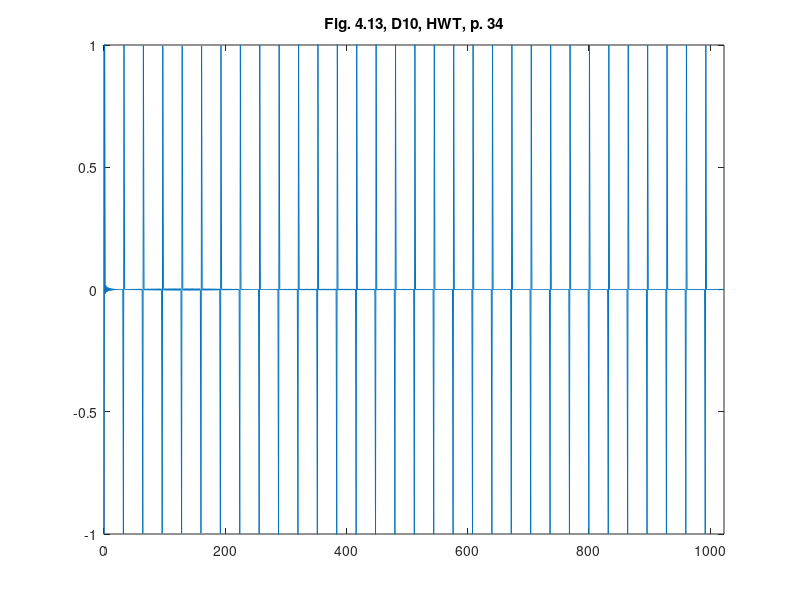

MATLAB code for this plot:
%% ========================================================================
%% Programmatic octave notes on "Ripples in Mathematics" by A. Jensen
%% and A. la Cour-Harbo written with a deep gratitude to the authors for
%% this wonderful text. 
%% 
%% Reconstruction of graphs in Figure 4.13, top, p.34, Ch 04, D10, HWT
%%
%% Author: Vladimir Kulyukin
%% 
%% NB: I have tested this code in Octave 4.
%% =========================================================================
t = [0:1023];

y_fig_4_13_d10_p34 = [
-1.0677644712457557
1.0677644712457557
-0.0171104220699837
0.0171104220699837
-0.010918803546210554
0.010918803546210554
-0.007882633815011753
0.007882633815011753
-0.005991466553377789
0.005991466553377789
-0.004668472522507572
0.004668472522507572
-0.0036762714026907783
0.0036762714026907783
-0.00289666555023238
0.00289666555023238
-0.002263249507677423
0.002263249507677423
-0.0017354437423712232
0.0017354437423712232
-0.0012868606209172073
0.0012868606209172073
-8.994989753032812E-4
8.994989753032812E-4
-5.606018144220792E-4
5.606018144220792E-4
-2.608435361700634E-4
2.608435361700634E-4
6.771087951329413E-6
-6.771087951329413E-6
2.4760462694428664E-4
-2.4760462694428664E-4
-0.9995341548166613
0.9995341548166613
6.648165773885939E-4
-6.648165773885939E-4
8.471939134861994E-4
-8.471939134861994E-4
0.0010151568561677093
-0.0010151568561677093
0.0011705008302963504
-0.0011705008302963504
0.001314719147998189
-0.001314719147998189
0.0014490646375974192
-0.0014490646375974192
0.0015745965572996345
-0.0015745965572996345
0.0016922167718959047
-0.0016922167718959047
0.0018026979791178066
-0.0018026979791178066
0.001906705969732636
-0.001906705969732636
0.002004817355230726
-0.002004817355230726
0.0020975338135461596
-0.0020975338135461596
0.002185293632032681
-0.002185293632032681
0.0022684811324580334
-0.0022684811324580334
0.0023474344215369536
-0.0023474344215369536
-0.9975775481932403
0.9975775481932403
0.002493797140188714
-0.002493797140188714
0.002561704295058864
-0.002561704295058864
0.0026263809362054857
-0.0026263809362054857
0.002688011711864613
-0.002688011711864613
0.002746760968593498
-0.002746760968593498
0.0028027750710239996
-0.0028027750710239996
0.002856184392496019
-0.002856184392496019
0.0029071050302709738
-0.0029071050302709738
0.0029556402892430556
-0.0029556402892430556
0.003001881970263909
-0.003001881970263909
0.0030459114929325404
-0.0030459114929325404
0.003087800877654978
-0.003087800877654978
0.003127613607682378
-0.003127613607682378
0.003165405388500353
-0.003165405388500353
0.0032012248192130888
-0.0032012248192130888
-0.9967648860116792
0.9967648860116792
0.003267109004430835
-0.003267109004430835
0.0032972404709150083
-0.0032972404709150083
0.003325533912239498
-0.003325533912239498
0.0033520101586302364
-0.0033520101586302364
0.0033766856948430624
-0.0033766856948430624
0.003399572978049603
-0.003399572978049603
0.0034206807292238017
-0.0034206807292238017
0.003440014201868124
-0.003440014201868124
0.0034575754314668528
-0.0034575754314668528
0.003473363468659951
-0.003473363468659951
0.003487374598798665
-0.003487374598798665
0.0034996025502572192
-0.0034996025502572192
0.0035100386936193773
-0.0035100386936193773
0.003518672233648934
-0.003518672233648934
0.0035254903957527835
-0.0035254903957527835
-0.9964695213915149
0.9964695213915149
0.0035336206834764017
-0.0035336206834764017
0.0035348989940429676
-0.0035348989940429676
0.0035342946535993347
-0.0035342946535993347
0.00353178769487622
-0.00353178769487622
0.0035273572508336963
-0.0035273572508336963
0.0035209817380502106
-0.0035209817380502106
0.0035126390432606847
-0.0035126390432606847
0.0035023067136058794
-0.0035023067136058794
0.0034899621510546264
-0.0034899621510546264
0.003475582811345246
-0.003475582811345246
0.0034591464076833556
-0.0034591464076833556
0.003440631119318027
-0.003440631119318027
0.003420015804999954
-0.003420015804999954
0.0033972802211987563
-0.0033972802211987563
0.0033724052448362296
-0.0033724052448362296
-0.9966546268998489
0.9966546268998489
0.0033161675891875964
-0.0033161675891875964
0.003284774325252038
-0.003284774325252038
0.0032511809685449866
-0.0032511809685449866
0.0032153774630386545
-0.0032153774630386545
0.0031773562735199212
-0.0031773562735199212
0.003137112621587307
-0.003137112621587307
0.00309464471924617
-0.00309464471924617
0.0030499539986271196
-0.0030499539986271196
0.0030030453362140386
-0.0030030453362140386
0.002953927269872314
-0.002953927269872314
0.0029026122068539356
-0.0029026122068539356
0.002849116620880582
-0.002849116620880582
0.002793461236339181
-0.002793461236339181
0.002735671197571163
-0.002735671197571163
0.002675776221226861
-0.002675776221226861
-0.9973861892703489
0.9973861892703489
0.0025498139633005623
-0.0025498139633005623
0.0024838300702583888
-0.0024838300702583888
0.002415908171004885
-0.002415908171004885
0.0023461023967189104
-0.0023461023967189104
0.0022744718995614047
-0.0022744718995614047
0.0022010808335661547
-0.0022010808335661547
0.0021259983049938466
-0.0021259983049938466
0.0020492982912605207
-0.0020492982912605207
0.0019710595278237125
-0.0019710595278237125
0.0018913653627236696
-0.0018913653627236696
0.0018103035787945807
-0.0018103035787945807
0.0017279661839120566
-0.0017279661839120566
0.0016444491699839426
-0.0016444491699839426
0.0015598522417653166
-0.0015598522417653166
0.0014742785169237736
-0.0014742785169237736
-0.9986121658008601
0.9986121658008601
0.0013006282263625414
-0.0013006282263625414
0.0012127718966623013
-0.0012127718966623013
0.0011243784744090525
-0.0011243784744090525
0.0010355627797746635
-0.0010355627797746635
9.464407647705903E-4
-9.464407647705903E-4
8.571290792268819E-4
-8.571290792268819E-4
7.677446302409383E-4
-7.677446302409383E-4
6.784041387300609E-4
-6.784041387300609E-4
5.892236967406225E-4
-5.892236967406225E-4
5.003183291697995E-4
-5.003183291697995E-4
4.118015634822325E-4
-4.118015634822325E-4
3.237850108950076E-4
-3.237850108950076E-4
2.3637796233815487E-4
-2.3637796233815487E-4
1.4968700230308084E-4
-1.4968700230308084E-4
6.38156434360076E-5
-6.38156434360076E-5
-1.0000211360155369
1.0000211360155369
-1.0507160627659242E-4
1.0507160627659242E-4
-1.8789877974359503E-4
1.8789877974359503E-4
-2.6952946595821116E-4
2.6952946595821116E-4
-3.4988010336557966E-4
3.4988010336557966E-4
-4.2887183692162005E-4
4.2887183692162005E-4
-5.064306843807209E-4
5.064306843807209E-4
-5.824876706097219E-4
5.824876706097219E-4
-6.569789300910215E-4
6.569789300910215E-4
-7.298457780988022E-4
7.298457780988022E-4
-8.01034751320406E-4
8.01034751320406E-4
-8.704976189748987E-4
8.704976189748987E-4
-9.381913657085967E-4
9.381913657085967E-4
-0.001004078147770494
0.001004078147770494
-0.0010681252241345508
0.0010681252241345508
-0.001130304864394336
0.001130304864394336
-1.001190594235358
1.001190594235358
-0.0012489752683597331
0.0012489752683597331
-0.00130543450935083
0.00130543450935083
-0.0013599629538549457
0.0013599629538549457
-0.0014125558688759185
0.0014125558688759185
-0.0014632126038021664
0.0014632126038021664
-0.0015119363923207438
0.0015119363923207438
-0.0015587341472662816
0.0015587341472662816
-0.0016036162502569493
0.0016036162502569493
-0.0016465963378681642
0.0016465963378681642
-0.0016876910859751904
0.0016876910859751904
-0.001726919993796906
0.001726919993796906
-0.0017643051690265713
0.0017643051690265713
-0.0017998711153276448
0.0017998711153276448
-0.0018336445233294583
0.0018336445233294583
-0.0018656540661423499
0.0018656540661423499
-1.0018959302002701
1.0018959302002701
-0.0019245049726910463
0.0019245049726910463
-0.0019514118347486453
0.0019514118347486453
-0.0019766854633860437
0.0019766854633860437
-0.002000361590151725
0.002000361590151725
-0.0020224768383046987
0.0020224768383046987
-0.002043068568246223
0.002043068568246223
-0.0020621747314485267
0.0020621747314485267
-0.002079833732931524
0.002079833732931524
-0.002096084302306969
0.002096084302306969
-0.0021109653733365763
0.0021109653733365763
-0.002124515971880833
0.002124515971880833
-0.0021367751120895534
0.0021367751120895534
-0.0021477817006394367
0.0021477817006394367
-0.002157574448773264
0.002157574448773264
-0.0021661917918925078
0.0021661917918925078
-1.0021736718164123
1.0021736718164123
-0.0021800521935791406
0.0021800521935791406
-0.00218537011993275
0.00218537011993275
-0.002189662264094283
0.002189662264094283
-0.00219296471954189
0.00219296471954189
-0.0021953129630465362
0.0021953129630465362
-0.0021967418184324905
0.0021967418184324905
-0.002197285425335982
0.002197285425335982
-0.002196977212635315
0.002196977212635315
-0.0021958498762348344
0.0021958498762348344
-0.0021939353608952383
0.0021939353608952383
-0.0021912648458115025
0.0021912648458115025
-0.002187868733647208
0.002187868733647208
-0.002183776642751878
0.002183776642751878
-0.0021790174022895403
0.0021790174022895403
-0.0021736190500372676
0.0021736190500372676
-1.0021676088326033
1.0021676088326033
-0.0021610132078388744
0.0021610132078388744
-0.0021538578492404648
0.0021538578492404648
-0.0021461676521234985
0.0021461676521234985
-0.0021379667413928827
0.0021379667413928827
-0.0021292784807258602
0.0021292784807258602
-0.0021201254830045535
0.0021201254830045535
-0.002110529621842605
0.002110529621842605
-0.0021005120440676928
0.0021005120440676928
-0.0020900931830190317
0.0020900931830190317
-0.002079292772551783
0.002079292772551783
-0.0020681298616194166
0.0020681298616194166
-0.0020566228293457667
0.0020566228293457667
-0.002044789400481417
0.002044789400481417
-0.0020326466611665372
0.0020326466611665372
-0.0020202110749158453
0.0020202110749158453
-1.002007498498755
1.002007498498755
-0.001994524199447567
0.001994524199447567
-0.0019813028697520108
0.0019813028697520108
-0.0019678486446529364
0.0019678486446529364
-0.0019541751175276567
0.0019541751175276567
-0.0019402953561979965
0.0019402953561979965
-0.0019262219188384
0.0019262219188384
-0.0019119668696976344
0.0019119668696976344
-0.001897541794617097
0.001897541794617097
-0.001882957816311981
0.001882957816311981
-0.0018682256093974223
0.0018682256093974223
-0.0018533554151399232
0.0018533554151399232
-0.0018383570559210027
0.0018383570559210027
-0.0018232399493956495
0.0018232399493956495
-0.001808013122341967
0.001808013122341967
-0.001792685224182189
0.001792685224182189
-1.0017772645401837
1.0017772645401837
-0.0017617590043213505
0.0017617590043213505
-0.0017461762118053945
0.0017461762118053945
-0.001730523431272668
0.001730523431272668
-0.0017148076166382806
0.0017148076166382806
-0.001699035418610717
0.001699035418610717
-0.001683213195869726
0.001683213195869726
-0.0016673470259110368
0.0016673470259110368
-0.0016514427155631672
0.0016514427155631672
-0.001635505811174942
0.001635505811174942
-0.0016195416084816003
0.0016195416084816003
-0.0016035551621607633
0.0016035551621607633
-0.001587551295066769
0.001587551295066769
-0.0015715346071704661
0.0015715346071704661
-0.0015555094841941952
0.0015555094841941952
-0.0015394801059583352
0.0015394801059583352
-1.0015234504544386
1.0015234504544386
-0.0015074243215479899
0.0015074243215479899
-0.001491405316646044
0.001491405316646044
-0.00147539687378484
0.00147539687378484
-0.0014594022586935096
0.0014594022586935096
-0.0014434245755181039
0.0014434245755181039
-0.0014274667733140676
0.0014274667733140676
-0.0014115316523056751
0.0014115316523056751
-0.001395621869914265
0.001395621869914265
-0.0013797399465634297
0.0013797399465634297
-0.0013638882712747047
0.0013638882712747047
-0.0013480691070477113
0.0013480691070477113
-0.0013322845960437313
0.0013322845960437313
-0.0013165367645722181
0.0013165367645722181
-0.0013008275278889037
0.0013008275278889037
-0.0012851586948113836
0.0012851586948113836
-1.0012695319721605
1.0012695319721605
-0.0012539489690274186
0.0012539489690274186
-0.0012384112008833048
0.0012384112008833048
-0.0012229200935218731
0.0012229200935218731
-0.0012074769868572477
0.0012074769868572477
-0.0011920831385694441
0.0011920831385694441
-0.001176739727609788
0.001176739727609788
-0.0011614478575688314
0.0011614478575688314
-0.0011462085599107108
0.0011462085599107108
-0.0011310227970847686
0.0011310227970847686
-0.0011158914655098329
0.0011158914655098329
-0.0011008153984434221
0.0011008153984434221
-0.0010857953687368194
0.0010857953687368194
-0.0010708320914796787
0.0010708320914796787
-0.0010559262265419367
0.0010559262265419367
-0.0010410783810123059
0.0010410783810123059
-1.001026289111541
1.001026289111541
-0.001011558926587497
0.001011558926587497
-9.968882885796337E-4
9.968882885796337E-4
-9.82277615984961E-4
9.82277615984961E-4
-9.677272852995356E-4
9.677272852995356E-4
-9.532376329567938E-4
9.532376329567938E-4
-9.388089571588654E-4
9.388089571588654E-4
-9.244415196348332E-4
9.244415196348332E-4
-9.101355473274397E-4
9.101355473274397E-4
-8.958912340121805E-4
8.958912340121805E-4
-8.817087418485636E-4
8.817087418485636E-4
-8.675882028720827E-4
8.675882028720827E-4
-8.5352972042263E-4
8.5352972042263E-4
-8.395333705165652E-4
8.395333705165652E-4
-8.255992031613313E-4
8.255992031613313E-4
-8.11727243618443E-4
8.11727243618443E-4
-1.0007979174936128
1.0007979174936128
-7.841699324945273E-4
7.841699324945273E-4
-7.704845183524878E-4
7.704845183524878E-4
-7.568611890814703E-4
7.568611890814703E-4
-7.43299863406599E-4
7.43299863406599E-4
-7.298004418668791E-4
7.298004418668791E-4
-7.163628077546669E-4
7.163628077546669E-4
-7.029868280202799E-4
7.029868280202799E-4
-6.896723541381933E-4
6.896723541381933E-4
-6.764192229354871E-4
6.764192229354871E-4
-6.632272573904308E-4
6.632272573904308E-4
-6.500962673937627E-4
6.500962673937627E-4
-6.370260504807712E-4
6.370260504807712E-4
-6.240163925335107E-4
6.240163925335107E-4
-6.110670684519315E-4
6.110670684519315E-4
-5.981778427986972E-4
5.981778427986972E-4
-1.0005853484704184
1.0005853484704184
-5.725786970266489E-4
5.725786970266489E-4
-5.59868259781604E-4
5.59868259781604E-4
-5.472168878235539E-4
5.472168878235539E-4
-5.346243027997133E-4
5.346243027997133E-4
-5.220902193614485E-4
5.220902193614485E-4
-5.09614345644338E-4
5.09614345644338E-4
-4.971963837259175E-4
4.971963837259175E-4
-4.8483603006566067E-4
4.8483603006566067E-4
-4.7253297592586563E-4
4.7253297592586563E-4
-4.6028690777544234E-4
4.6028690777544234E-4
-4.4809750767582646E-4
4.4809750767582646E-4
-4.3596445365223774E-4
4.3596445365223774E-4
-4.238874200476195E-4
4.238874200476195E-4
-4.118660778629213E-4
4.118660778629213E-4
-3.99900095082839E-4
3.99900095082839E-4
-1.000387989136987
1.000387989136987
-3.761328664488861E-4
3.761328664488861E-4
-3.643309442226128E-4
3.643309442226128E-4
-3.525830292163689E-4
3.525830292163689E-4
-3.4088877875482204E-4
3.4088877875482204E-4
-3.292478488307049E-4
3.292478488307049E-4
-3.1765989434562325E-4
3.1765989434562325E-4
-3.0612456934042687E-4
3.0612456934042687E-4
-2.9464152721592196E-4
2.9464152721592196E-4
-2.8321042094525684E-4
2.8321042094525684E-4
-2.7183090327442816E-4
2.7183090327442816E-4
-2.605026269186794E-4
2.605026269186794E-4
-2.492252447465759E-4
2.492252447465759E-4
-2.3799840995819554E-4
2.3799840995819554E-4
-2.268217762559921E-4
2.268217762559921E-4
-2.1569499800710987E-4
2.1569499800710987E-4
-1.0002046177304007
1.0002046177304007
-1.9358962959625803E-4
1.9358962959625803E-4
-1.8261035286837313E-4
1.8261035286837313E-4
-1.7167955874330953E-4
1.7167955874330953E-4
-1.6079690713011185E-4
1.6079690713011185E-4
-1.4996205944750596E-4
1.4996205944750596E-4
-1.3917467874469125E-4
1.3917467874469125E-4
-1.2843442981569364E-4
1.2843442981569364E-4
-1.1774097931238625E-4
1.1774097931238625E-4
-1.0709399584862832E-4
1.0709399584862832E-4
-9.649315010396008E-5
9.649315010396008E-5
-8.59381149201921E-5
8.59381149201921E-5
-7.542856539577425E-5
7.542856539577425E-5
-6.496417897516871E-5
6.496417897516871E-5
-5.454463553555832E-5
5.454463553555832E-5
-4.416961746989134E-5
4.416961746989134E-5
-1.0000338388097654
1.0000338388097654
-2.355190008129782E-5
2.355190008129782E-5
-1.3308578821202842E-5
1.3308578821202842E-5
-3.108539203711125E-6
3.108539203711125E-6
7.048522668973156E-6
-7.048522668973156E-6
1.7162907746448575E-5
-1.7162907746448575E-5
2.7234913967610904E-5
-2.7234913967610904E-5
3.726483619870269E-5
-3.726483619870269E-5
4.725296617635877E-5
-4.725296617635877E-5
5.719959245120698E-5
-5.719959245120698E-5
6.710500033269007E-5
-6.710500033269007E-5
7.69694718374403E-5
-7.69694718374403E-5
8.679328563809818E-5
-8.679328563809818E-5
9.657671701501779E-5
-9.657671701501779E-5
1.0632003780763899E-4
-1.0632003780763899E-4
1.1602351636952335E-4
-1.1602351636952335E-4
-0.9998743125824768
0.9998743125824768
1.3531200251593045E-4
-1.3531200251593045E-4
1.4489752898017016E-4
-1.4489752898017016E-4
1.5444425088961822E-4
-1.5444425088961822E-4
1.6395241852096287E-4
-1.6395241852096287E-4
1.734222784141037E-4
-1.734222784141037E-4
1.828540733345152E-4
-1.828540733345152E-4
1.9224804223560987E-4
-1.9224804223560987E-4
2.0160442022254535E-4
-2.0160442022254535E-4
2.1092343851569773E-4
-2.1092343851569773E-4
2.2020532441668905E-4
-2.2020532441668905E-4
2.294503012728599E-4
-2.294503012728599E-4
2.3865858844318577E-4
-2.3865858844318577E-4
2.4783040126508116E-4
-2.4783040126508116E-4
2.569659510210931E-4
-2.569659510210931E-4
2.660654449061495E-4
-2.660654449061495E-4
-0.9997248709140054
0.9997248709140054
2.841570732075027E-4
-2.841570732075027E-4
2.9314960128268286E-4
-2.9314960128268286E-4
3.0210686074028104E-4
-3.0210686074028104E-4
3.1102903785262814E-4
-3.1102903785262814E-4
3.199163146111461E-4
-3.199163146111461E-4
3.2876886869659394E-4
-3.2876886869659394E-4
3.375868734452059E-4
-3.375868734452059E-4
3.4637049781893747E-4
-3.4637049781893747E-4
3.5511990637215884E-4
-3.5511990637215884E-4
3.6383525922079046E-4
-3.6383525922079046E-4
3.7251671200910774E-4
-3.7251671200910774E-4
3.811644158789873E-4
-3.811644158789873E-4
3.8977851743615677E-4
-3.8977851743615677E-4
3.98359158717998E-4
-3.98359158717998E-4
4.069064771604624E-4
-4.069064771604624E-4
-0.999584579394435
0.999584579394435
4.2390167206440843E-4
-4.2390167206440843E-4
4.323498000889936E-4
-4.323498000889936E-4
4.4076510833224175E-4
-4.4076510833224175E-4
4.491477107161357E-4
-4.491477107161357E-4
4.574977163551708E-4
-4.574977163551708E-4
4.658152295218266E-4
-4.658152295218266E-4
4.741003496084861E-4
-4.741003496084861E-4
4.8235317109257547E-4
-4.8235317109257547E-4
4.905737834974833E-4
-4.905737834974833E-4
4.987622713558126E-4
-4.987622713558126E-4
5.069187141707454E-4
-5.069187141707454E-4
5.150431863765181E-4
-5.150431863765181E-4
5.23135757298121E-4
-5.23135757298121E-4
5.311964911126621E-4
-5.311964911126621E-4
5.392254468061797E-4
-5.392254468061797E-4
-0.9994527773218655
0.9994527773218655
5.551882335762537E-4
-5.551882335762537E-4
5.631221562959476E-4
-5.631221562959476E-4
5.710244840948508E-4
-5.710244840948508E-4
5.78895249368161E-4
-5.78895249368161E-4
5.867344790603246E-4
-5.867344790603246E-4
5.945421946171869E-4
-5.945421946171869E-4
6.023184119398062E-4
-6.023184119398062E-4
6.100631413371582E-4
-6.100631413371582E-4
6.177763874762876E-4
-6.177763874762876E-4
6.254581493329026E-4
-6.254581493329026E-4
6.331084201425252E-4
-6.331084201425252E-4
6.407271873473119E-4
-6.407271873473119E-4
6.483144325443169E-4
-6.483144325443169E-4
6.558701314339221E-4
-6.558701314339221E-4
6.633942537641047E-4
-6.633942537641047E-4
-0.9993291132367239
0.9993291132367239
6.78347617650954E-4
-6.78347617650954E-4
6.857767684484983E-4
-6.857767684484983E-4
6.931741610533004E-4
-6.931741610533004E-4
7.0053973461498E-4
-7.0053973461498E-4
7.078734219893579E-4
-7.078734219893579E-4
7.151751496772274E-4
-7.151751496772274E-4
7.224448377626813E-4
-7.224448377626813E-4
7.296823998528268E-4
-7.296823998528268E-4
7.368877430131704E-4
-7.368877430131704E-4
7.440607677019484E-4
-7.440607677019484E-4
7.512013677087869E-4
-7.512013677087869E-4
7.583094300845916E-4
-7.583094300845916E-4
7.653848350777092E-4
-7.653848350777092E-4
7.724274560634292E-4
-7.724274560634292E-4
7.794371594767591E-4
-7.794371594767591E-4
-0.9992135861952582
0.9992135861952582
7.933572442002657E-4
-7.933572442002657E-4
8.002673230408374E-4
-8.002673230408374E-4
8.07143879226313E-4
-8.07143879226313E-4
8.139867434180936E-4
-8.139867434180936E-4
8.20795738904756E-4
-8.20795738904756E-4
8.275706815233375E-4
-8.275706815233375E-4
8.343113795860613E-4
-8.343113795860613E-4
8.410176337989572E-4
-8.410176337989572E-4
8.476892371882538E-4
-8.476892371882538E-4
8.54325975018444E-4
-8.54325975018444E-4
8.609276247129038E-4
-8.609276247129038E-4
8.674939557740679E-4
-8.674939557740679E-4
8.740247297008841E-4
-8.740247297008841E-4
8.80519699905602E-4
-8.80519699905602E-4
8.86978611634448E-4
-8.86978611634448E-4
-0.9991065987981208
0.9991065987981208
8.997871992963979E-4
-8.997871992963979E-4
9.061363241195108E-4
-9.061363241195108E-4
9.124482880735751E-4
-9.124482880735751E-4
9.18722794290283E-4
-9.18722794290283E-4
9.249595372186059E-4
-9.249595372186059E-4
9.311582025390841E-4
-9.311582025390841E-4
9.373184670721235E-4
-9.373184670721235E-4
9.434399986948949E-4
-9.434399986948949E-4
9.495224562464655E-4
-9.495224562464655E-4
9.555654894418675E-4
-9.555654894418675E-4
9.615687387795058E-4
-9.615687387795058E-4
9.675318354543938E-4
-9.675318354543938E-4
9.734544012626744E-4
-9.734544012626744E-4
9.79336048514745E-4
-9.79336048514745E-4
9.851763799436086E-4
-9.851763799436086E-4
-0.999009025011389
0.999009025011389
9.967314578210873E-4
-9.967314578210873E-4
0.001002445361024784
-0.001002445361024784
0.00100811626173114
-0.00100811626173114
0.0010137437134155047
-0.0010137437134155047
0.0010193272594301028
-0.0010193272594301028
0.0010248664329114976
-0.0010248664329114976
0.0010303607566936046
-0.0010303607566936046
0.0010358097432147106
-0.0010358097432147106
0.0010412128944307653
-0.0010412128944307653
0.0010465697017266185
-0.0010465697017266185
0.001051879645828313
-0.001051879645828313
0.0010571421967163763
-0.0010571421967163763
0.0010623568135383343
-0.0010623568135383343
0.001067522944527055
-0.001067522944527055
0.0010726400269141512
-0.0010726400269141512
-0.9989222925131515
0.9989222925131515
0.0010827247393163653
-0.0010827247393163653
0.0010876911880585705
-0.0010876911880585705
0.0010926062254957847
-0.0010926062254957847
0.0010974692326521374
-0.0010974692326521374
0.0011022795790773254
-0.0011022795790773254
0.0011070366227782236
-0.0011070366227782236
0.0011117397101466087
-0.0011117397101466087
0.0011163881758916583
-0.0011163881758916583
0.0011209813429761684
-0.0011209813429761684
0.0011255185225502728
-0.0011255185225502728
0.0011299990138939897
-0.0011299990138939897
0.0011344221043620983
-0.0011344221043620983
0.0011387870693246316
-0.0011387870693246316
0.001143093172120968
-0.001143093172120968
0.00114733966401237
-0.00114733966401237
];

figure;
plot(t, y_fig_4_13_d10_p34);
xlim([0 1023]);
ylim([-1 1]);
title('Fig. 4.13, D10, HWT, p. 34');
